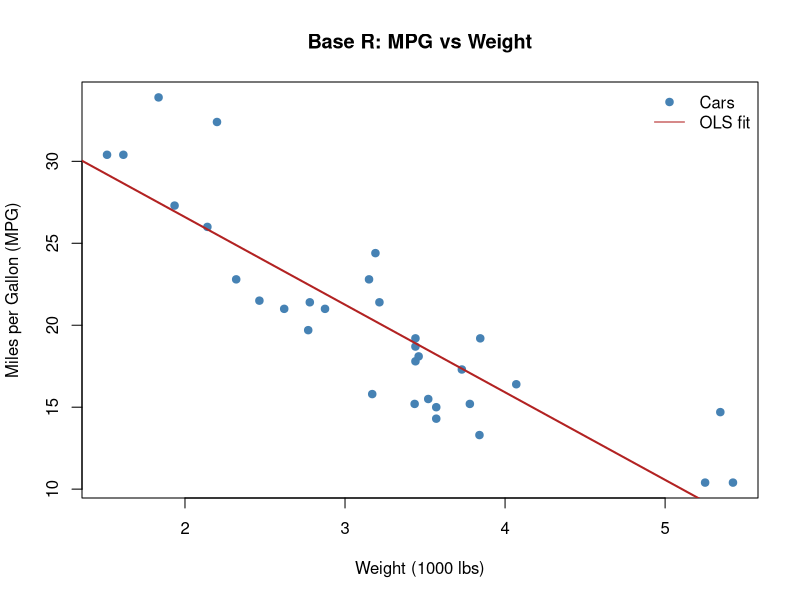
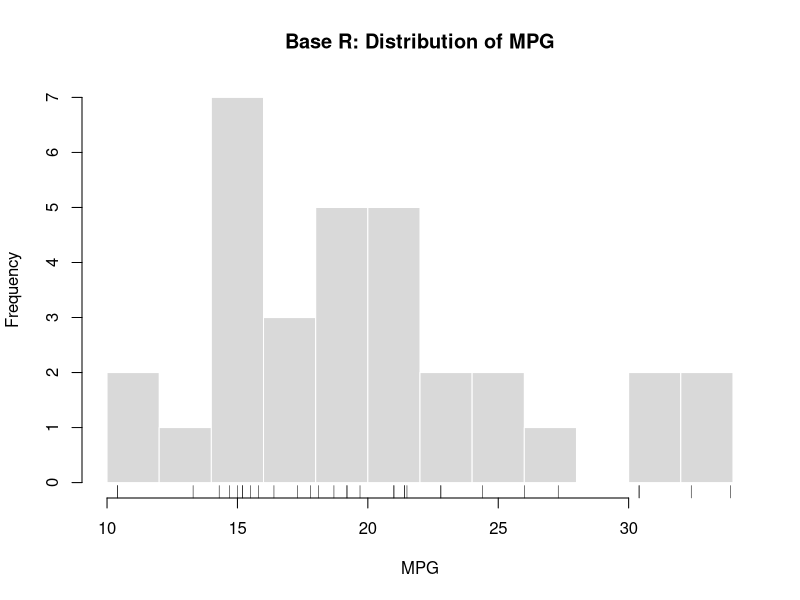
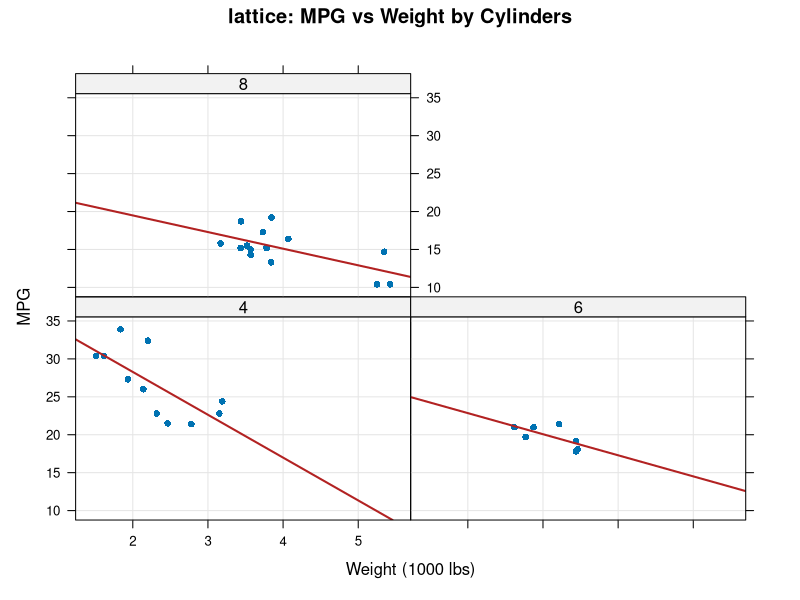
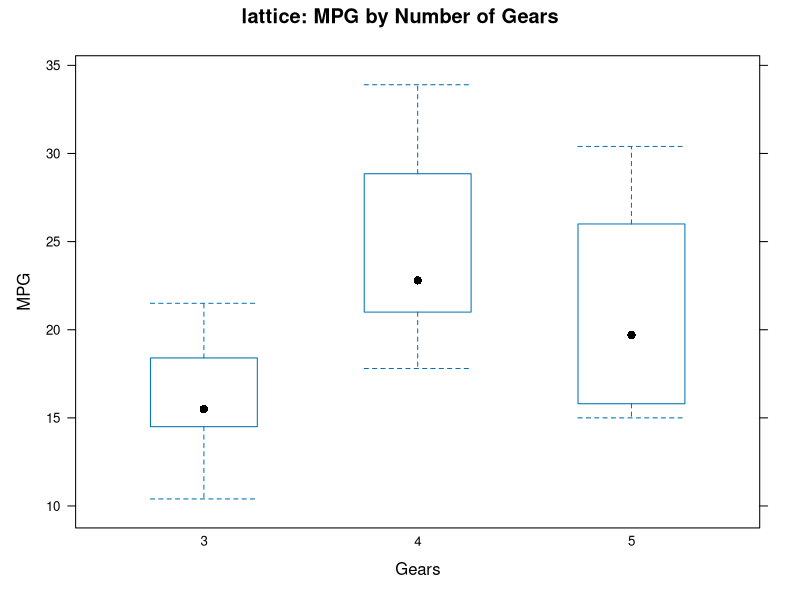
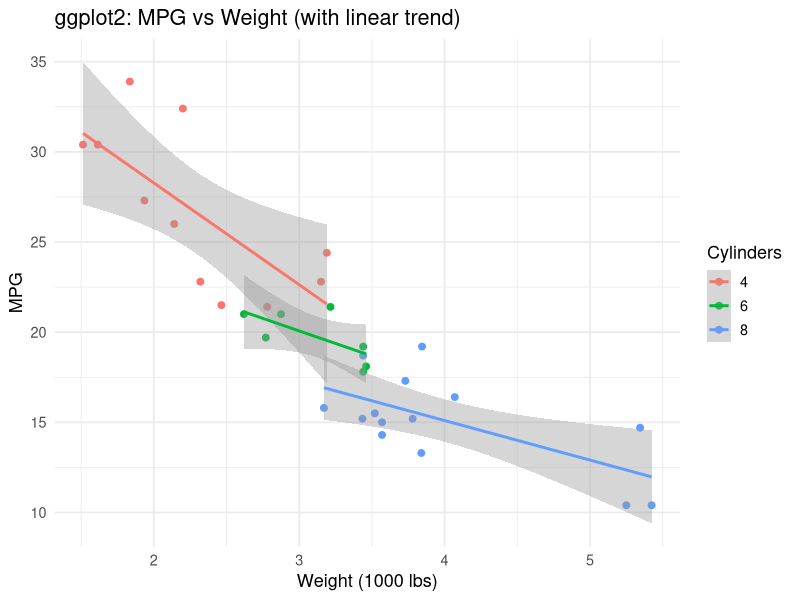
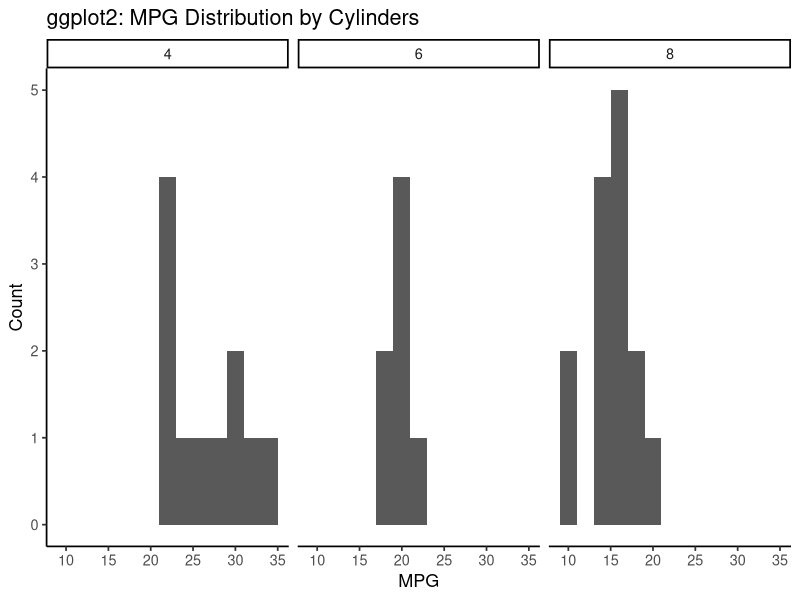

R code for these plots, in order:
## ---- chunk 1
knitr::opts_chunk$set(echo = TRUE, message = FALSE, warning = FALSE, fig.path = "figs/")
## ---- chunk 2
library(lattice)
library(ggplot2)
data("mtcars", package = "datasets")
mtcars$cyl_f <- factor(mtcars$cyl)
mtcars$gear_f <- factor(mtcars$gear)
head(mtcars)
## ---- chunk 3
plot(mtcars$wt, mtcars$mpg,
     pch = 19, col = "steelblue",
     xlab = "Weight (1000 lbs)", ylab = "Miles per Gallon (MPG)",
     main = "Base R: MPG vs Weight")
abline(lm(mpg ~ wt, data = mtcars), col = "firebrick", lwd = 2)
legend("topright", legend = c("Cars", "OLS fit"),
       pch = c(19, NA), lty = c(NA, 1), col = c("steelblue", "firebrick"), bty = "n")
## ---- chunk 4
hist(mtcars$mpg,
     breaks = 10, col = "gray85", border = "white",
     main = "Base R: Distribution of MPG", xlab = "MPG")
rug(mtcars$mpg)
## ---- chunk 5
xyplot(mpg ~ wt | cyl_f, data = mtcars,
       pch = 16,
       xlab = "Weight (1000 lbs)", ylab = "MPG",
       main = "lattice: MPG vs Weight by Cylinders",
       panel = function(x, y, ...) {
         panel.grid(h = -1, v = -1)
         panel.xyplot(x, y, ...)
         panel.lmline(x, y, col = "firebrick", lwd = 2)
       })
## ---- chunk 6
bwplot(mpg ~ gear_f, data = mtcars,
       ylab = "MPG", xlab = "Gears",
       main = "lattice: MPG by Number of Gears")
## ---- chunk 7
ggplot(mtcars, aes(wt, mpg, color = cyl_f)) +
  geom_point(size = 2) +
  geom_smooth(method = "lm", se = TRUE) +
  labs(title = "ggplot2: MPG vs Weight (with linear trend)",
       x = "Weight (1000 lbs)", y = "MPG", color = "Cylinders") +
  theme_minimal(base_size = 13)
## ---- chunk 8
ggplot(mtcars, aes(mpg)) +
  geom_histogram(binwidth = 2) +
  facet_wrap(~ cyl_f, nrow = 1) +
  labs(title = "ggplot2: MPG Distribution by Cylinders", x = "MPG", y = "Count") +
  theme_classic(base_size = 13)
